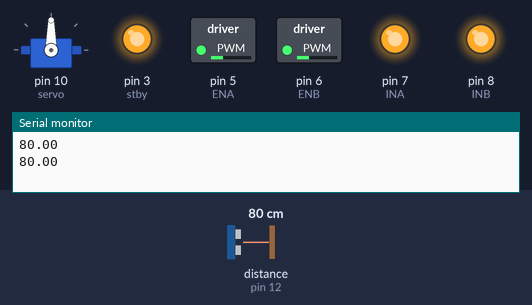
The sketch below on a simulated Arduino Uno, built with avr-gcc and run on an emulated ATmega328P. Shown: servo, switched loads named in the sketch (green lamp = pin HIGH), output pins drawn as LEDs (lit = HIGH), the last lines printed to the serial monitor. Wiring (inferred from the names in the program): ultrasonic range finder: trigger pin 13; echo pin 12. The inputs (shaded band) are chosen by the test bench; at power-on: distance to the obstacle (sensor on pin 12) 80 cm. The echo pulse lasts 58.3 µs per cm; pins used as bus, display or sensor lines are not drawn.

Above: at 2.3 s.
2.4 s: distance to the obstacle (sensor on pin 12) set to 48 cm
4.2 s: distance to the obstacle (sensor on pin 12) set to 42 cm
At 5.8 s:
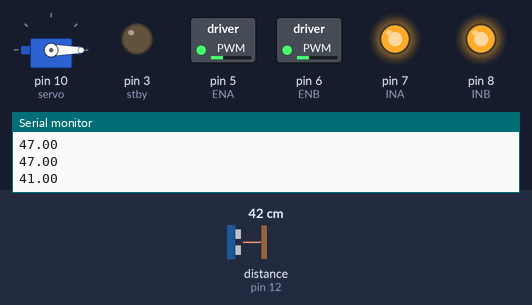
At 6.6 s:
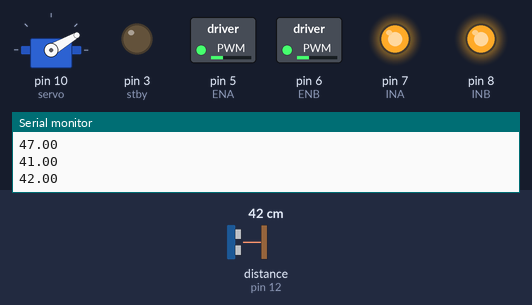
8.3 s: distance to the obstacle (sensor on pin 12) set to 44 cm
At 20.2 s:
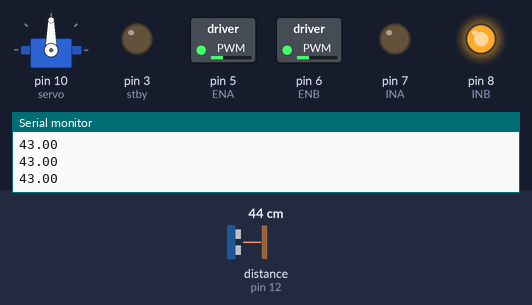
Timing chart, 0 to 20.5 s (numbered marks = the images above; inputs shaded):
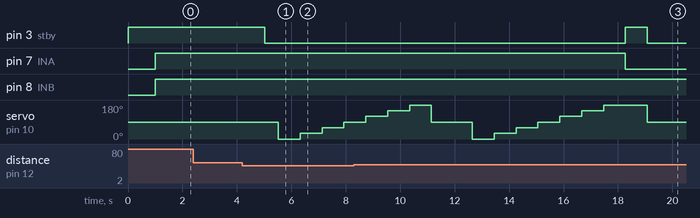

The sketch:

auto_0_to_180_30_incraments.ino
```cpp
#include <arduino.h>
#include <Servo.h>
#include <avr/wdt.h>
int stby = 3;
int ENA = 5; //enable A - the control pin to turn the left motors on/off
int ENB = 6; // same as ENA but for right side
int INA = 7;
int INB = 8; // IN just refers to the input pins that correspnd with the left or right motor (really there are 4 motors, but the driver reads it as 2 motors) and the IN inputs tell wi=hich way the current should flow and based in the direction of the current, the motor (really motors) spin in that direction
Servo servo;
const int trig = 13; //ultrasonic - sends pulse outconst
int echo = 12;// receives pulse
int angles[7] = {0, 30, 60, 90, 120, 150, 180};


void setup() {
  pinMode(stby, OUTPUT);
  digitalWrite(stby, HIGH);
  pinMode(ENA, OUTPUT);
  pinMode(ENB, OUTPUT);
  pinMode(INA, OUTPUT);
  pinMode(INB, OUTPUT);
  analogWrite(ENA, 75); //set speed of motors
  analogWrite(ENB, 75);
  servo.attach(10);
  pinMode(trig, OUTPUT);
  pinMode(echo, INPUT);
  Serial.begin(9600);}


  int get_distance()
{
  digitalWrite(trig, 0);
  delayMicroseconds(2);
  digitalWrite(trig, 1);
  delayMicroseconds(10);
  digitalWrite(trig, 0);
  float distance = (pulseIn(echo, HIGH))/58;
  Serial.println(distance);
  return (int)distance;
}


void turn_right(float theta)
  { // turns right - calibrated in degrees
  digitalWrite(stby, 1);
  digitalWrite(INB, 1);
  digitalWrite(INA, 0);
  float omega = 112.5;
  float t = (theta/omega);
  delay(t*1000);
  stop();
  }
  void turn_left(float theta)
  { //turns left degrees
  digitalWrite(stby, 1);
  digitalWrite(INA, 1);
  digitalWrite(INB, 0);
  float omega = 112.5;
  float t = (theta/omega);
  delay(t*1000);
  stop();
  }

void stop(){
  digitalWrite(stby, 0);
}

void forward(){
  digitalWrite(stby, 1);
  digitalWrite(INA, 1);
  digitalWrite(INB, 1);
}

int best_val = 0;
int best_index = 0;
int best_angle = 0;

void loop() {
  servo.write(90);
  delay(500);
  int front_distance = get_distance();
  delay(500);
  if (front_distance < 45){
    stop();
    delay(500);
    for (int i = 0; i < 7; i++){
      servo.write(angles[i]);
      delay(400);
      int distance = get_distance();
      delay(400);


      if (distance > best_val){
        best_val = distance;
        best_index = i;
        best_angle = angles[best_index];
      }
      }

      if (best_angle == 90){
        stop();
      }

      else if (best_angle < 90){
        turn_right(90-(best_angle));
      }

      else if (best_angle> 90){
        turn_left((best_angle) - 90);
      }


  }

  else{
    forward();
  }


}
```

Measured:
- the behaviour switches between 46 and 45 cm on distance to the obstacle (sensor on pin 12) (found by bisection; images 0 and 1)
- the behaviour switches between 43 and 44 cm on distance to the obstacle (sensor on pin 12) (found by bisection; images 2 and 3)
- after the input at 4.2 s, pin 3 (stby): HIGH → LOW after 0.82 s; servo on pin 10 (servo): 90° → 0° after 1.3 s, → 30° 0.80 s later, → 60° 0.80 s later, → 90° 0.80 s later
- after the input at 8.3 s, pin 7 (INA): HIGH → LOW after 10.0 s instead of 2.8 s
